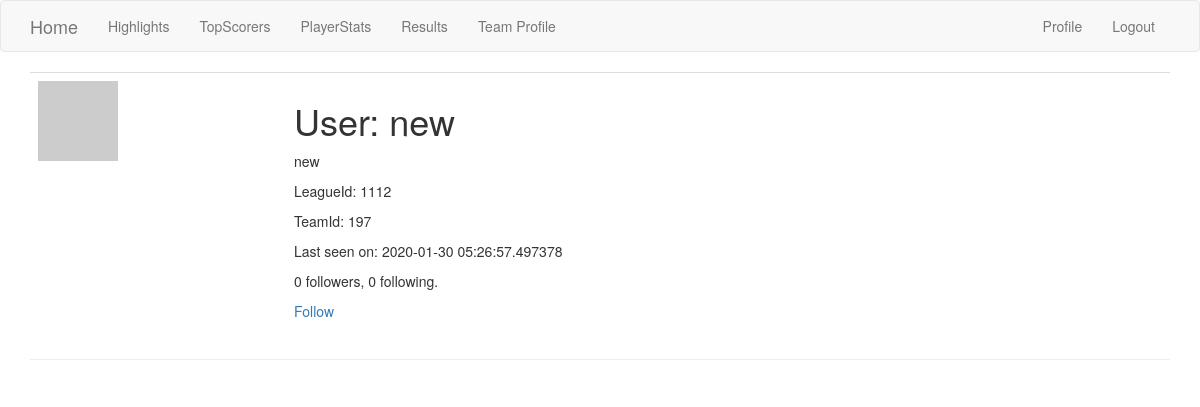
/user/new (signed in), run on an earlier commit of the app's database.
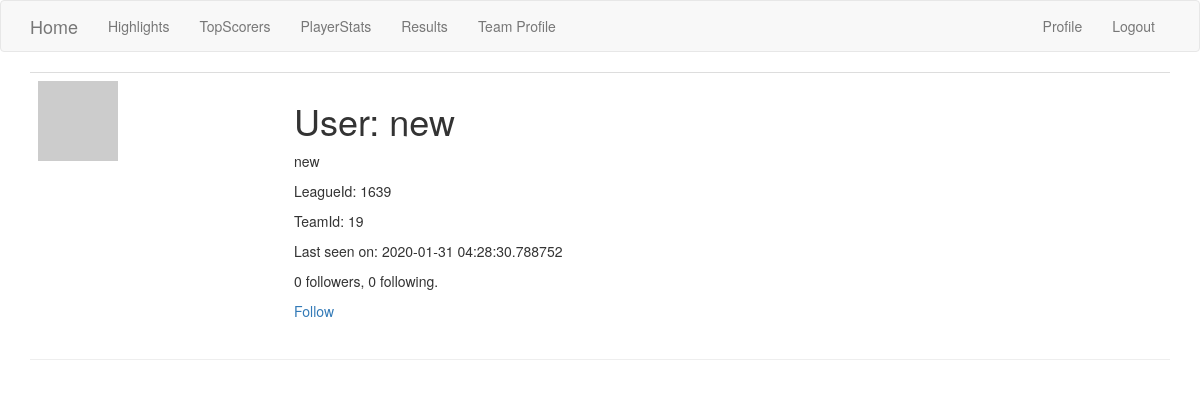
And on a later commit of the database.
### app/models.py (models this page shows, shortened)
class User(UserMixin, db.Model):
    id = db.Column(db.Integer, primary_key=True)
    username = db.Column(db.String(64), index=True, unique=True)
    email = db.Column(db.String(120), index=True, unique=True)
    password_hash = db.Column(db.String(128))
    posts = db.relationship('Post', backref='author', lazy='dynamic')
    about_me = db.Column(db.String(140))
    last_seen = db.Column(db.DateTime, default=datetime.utcnow)
    dummy_token = jwt.encode({'some': 'payload'}, 'secret', algorithm='HS256')
    leagueId = db.Column(db.String(140))
    teamId = db.Column(db.String(140))
    followed = db.relationship(
        'User', secondary=followers,
        primaryjoin=(followers.c.follower_id == id),
        secondaryjoin=(followers.c.followed_id == id),
        backref=db.backref('followers', lazy='dynamic'), lazy='dynamic')
    def avatar(self, size):
        digest = md5(self.email.lower().encode('utf-8')).hexdigest()
        return 'https://www.gravatar.com/avatar/{}?d=identicon&s={}'.format(digest, size)
    def is_following(self, user):
        return self.followed.filter(
            followers.c.followed_id == user.id).count() > 0

### app/routes.py (the view)
@app.route('/user/<username>')
@login_required
def user(username):
    user = User.query.filter_by(username=username).first_or_404()
    posts = [
        {'author': user, 'body': 'Test post #1'},
        {'author': user, 'body': 'Test post #2'}
    ]
    return render_template('user.html', user=user)

### app/models.py (called while the page is built)
@login.user_loader
def load_user(id):
    return User.query.get(int(id))

### app/routes.py (called while the page is built)
@app.before_request
def before_request():
    if current_user.is_authenticated:
        current_user.last_seen = datetime.utcnow()
        db.session.commit()

### app/templates/user.html (shortened to what this page needs)
{% extends "base.html" %}
{% block app_content %}
  <table class="table table-hover">
        <tr>
            <td width="256px"><img src="{{ user.avatar(256) }}"></td>
            <td>
                <h1>User: {{ user.username }}</h1>
                {% if user.about_me %}<p>{{ user.about_me }}</p>{% endif %}
                {% if user.leagueId %}<p>LeagueId: {{ user.leagueId }}</p>{% endif %}
                {% if user.teamId %}<p>TeamId: {{ user.teamId }}</p>{% endif %}
                {% if user.last_seen %}<p>Last seen on: {{ user.last_seen }}</p>{% endif %}
                <p>{{ user.followers.count() }} followers, {{ user.followed.count() }} following.</p>
                {% if user == current_user %}
                <p><a href="{{ url_for('edit_profile') }}">Edit your profile</a></p>
                {% elif not current_user.is_following(user) %}
                <p><a href="{{ url_for('follow', username=user.username) }}">Follow</a></p>
                {% else %}
                <p><a href="{{ url_for('unfollow', username=user.username) }}">Unfollow</a></p>
                {% endif %}
            </td>
        </tr>
    </table>
  <hr>
{% endblock %}

### app/templates/base.html (shortened to what this page needs)
{% extends 'bootstrap/base.html' %}
{% block navbar %}
  <nav class="navbar navbar-default">
      <div class="container">
          <div class="navbar-header">
              <a class="navbar-brand" href="{{ url_for('index') }}">Home</a>
          </div>
          <div class="collapse navbar-collapse" id="bs-example-navbar-collapse-1">
              <ul class="nav navbar-nav">
                  <li><a href="{{ url_for('high') }}">Highlights</a></li>
                  <li><a href="{{ url_for('live') }}">TopScorers</a></li>
                  <li><a href="{{ url_for('player') }}">PlayerStats</a></li>
                  <li><a href="{{ url_for('result') }}">Results</a></li>
                  <li><a href="{{ url_for('team') }}">Team Profile</a></li>
              </ul>
              <ul class="nav navbar-nav navbar-right">
                  {% if current_user.is_anonymous %}
                  <li><a href="{{ url_for('login') }}">Login</a></li>
                  {% else %}
                  <li><a href="{{ url_for('user', username=current_user.username) }}">Profile</a></li>
                  <li><a href="{{ url_for('logout') }}">Logout</a></li>
                  {% endif %}
              </ul>
          </div>
      </div>
  </nav>
{% endblock %}
{% block content %}
    <div class="container">
        {% block app_content %}{% endblock %}
    </div>
{% endblock %}

What changed in the data, as far as the page shows it:
changed User "new": leagueId "1112" → "1639"; teamId "197" → "19"; last_seen "2020-01-30 05:26:57.497378" → "2020-01-31 04:28:30.788752"
